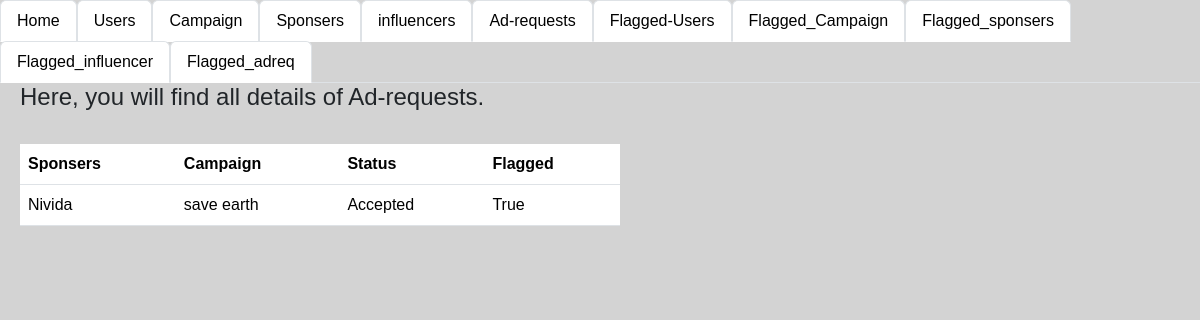
The page /admin_adreq/flag on the database as committed earlier.
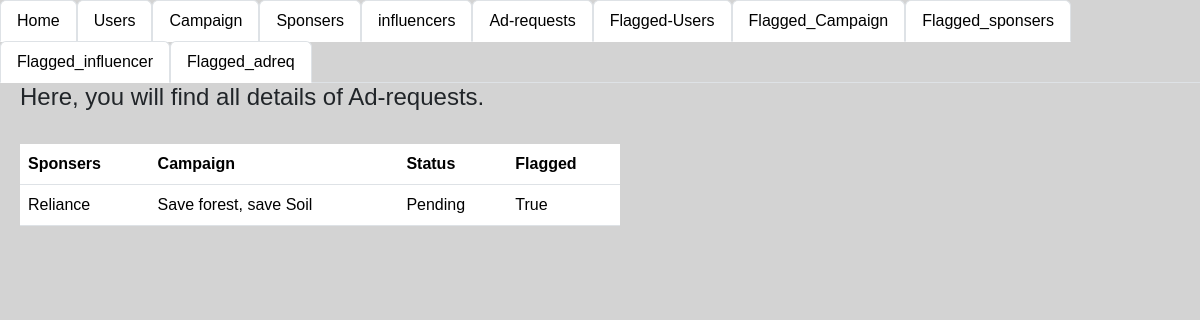
The same page on the database as committed later.
### app.py (models this page shows)
class Sponsers(db.Model):
    __tablename__='sponsers'
    Sponsers_id=db.Column(db.Integer,primary_key=True,autoincrement=True)
    Company_name=db.Column(db.String)
    industry=db.Column(db.String)
    budget=db.Column(db.Integer)
    user_id=db.Column(db.Integer,db.ForeignKey(user.user_id))
    flagged_spons=db.Column(db.Boolean, default=False)

class campaigns(db.Model):
    __tablename__='campaign'
    campaigns_id=db.Column(db.Integer,primary_key=True,autoincrement=True)
    sponser_id=db.Column(db.String,db.ForeignKey(Sponsers.Sponsers_id))
    name=db.Column(db.String,nullable=False)
    description=db.Column(db.String)
    start_date=db.Column(db.String)
    end_date=db.Column(db.String)
    budget=db.Column(db.Integer)
    Visibility=db.Column(db.String)
    goals=db.Column(db.String)
    flagged_camp=db.Column(db.Boolean, default=False)

class Ad_request(db.Model):
    __tablename__="ad_req"
    adreq_id=db.Column(db.Integer,primary_key=True,autoincrement=True)
    campaigns_id=db.Column(db.Integer,db.ForeignKey(campaigns.campaigns_id))
    sponsers_id=db.Column(db.Integer,db.ForeignKey(Sponsers.Sponsers_id))
    messages=db.Column(db.String)
    requirements=db.Column(db.String)
    payment_amount=db.Column(db.String)
    status=db.Column(db.String)
    Influ_id=db.Column(db.Integer,db.ForeignKey(influencer.influencer_id))
    flagged_ad_reqd=db.Column(db.Boolean, default=False)

### app.py (the view)
@app.route("/admin_adreq/flag",methods=["GET"])
def admin_adreq_flag():
    addata=db.session.query(Ad_request).all()
    data=dict()
    count=1
    for i in addata:
        sponser=db.session.query(Sponsers).filter(Sponsers.Sponsers_id==i.sponsers_id).first()
        company=db.session.query(campaigns).filter(campaigns.campaigns_id==i.campaigns_id).first()
        data[count]=[i.adreq_id,sponser.Company_name,company.name,i.status,i.flagged_ad_reqd]
        count+=1
    print(data)
    return render_template("admin_flagadreq.html",addata=addata,data=data)

### templates/admin_flagadreq.html (shortened to what this page needs)
<!DOCTYPE html>
<html lang="en">
<head>
    <link href="static\style.css" rel="stylesheet">
    <link href="https://cdn.jsdelivr.net/npm/bootstrap@5.3.3/dist/css/bootstrap.min.css" rel="stylesheet">
</head>
<body style="background-color: lightgray;">
    <ul class="nav nav-tabs">
        <li class="nav-item">
          <a class="nav-link active" aria-current="page" href="/login">Home</a>
        </li>
        <li class="nav-item">
          <a class="nav-link active" aria-current="page" href="/login_users">Users</a>
        </li>
        <li class="nav-item">
          <a class="nav-link active" aria-current="page" href="/login_camp" >Campaign</a>
        </li>
        <li class="nav-item">
          <a class="nav-link active" aria-current="page" href="/admin_spons" >Sponsers</a>
        </li>
        <li class="nav-item">
          <a class="nav-link active" aria-current="page" href="/admin_info" >influencers</a>
        </li>
        <li class="nav-item">
          <a class="nav-link active" aria-current="page" href="/admin_adreq" >Ad-requests</a>
      </li>
      <li class="nav-item">
        <a class="nav-link active" aria-current="page" href="/login_users/flag">Flagged-Users</a>
      </li>
        <li class="nav-item">
          <a class="nav-link active" aria-current="page" href="/login_camp/flag" >Flagged_Campaign</a>
        </li>
        <li class="nav-item">
          <a class="nav-link active" aria-current="page" href="/login_spons/flag" >Flagged_sponsers</a>
        </li>
        <li class="nav-item">
          <a class="nav-link active" aria-current="page" href="/admin_info/flag" >Flagged_influencer</a>
        </li>
        <li class="nav-item">
          <a class="nav-link active" aria-current="page" href="/admin_adreq/flag" >Flagged_adreq</a>
        </li>
      </ul>
    <div class="seperate">
      <div style="width: 50%; margin-left: 20px;">
          <h4>Here, you will find all details of Ad-requests.</h4><br>
          <table class="table table-hover">
            <tr>
              <th>Sponsers</th>
              <th>Campaign</th>
              <th>Status</th>
              <th>Flagged</th>
            </tr>
              {% for i in data %}
              {% if data[i][4]== true %}
            <tr>
              <td>{{ data[i][1] }}</td>
              <td>{{data[i][2]}}</td>
              <td>{{data[i][3]}}</td>
              <td>{{data[i][4]}}</td>
            </tr>
            {% endif %}
              {% endfor %}
          </table>
      </div >
    </div>
</body>
</html>

Rows that differ between the two databases and show on the page:
no longer on this page (row unchanged): Sponsers: Company_name "Nivida"
removed campaigns: name "save earth"
removed Ad_request: status "Accepted"
added Sponsers: Company_name "Reliance"
added campaigns: name "Save forest, save Soil"
added Ad_request: status "Pending"
Other text that changed with them:
new list line: "True"
list line gone: "True"
